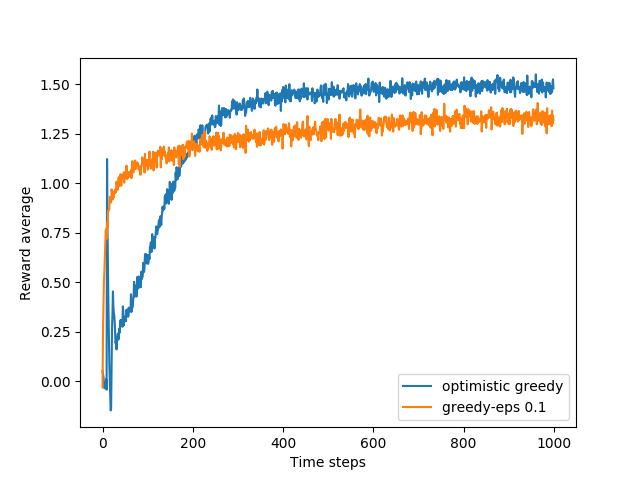

Recreate this plot in Python.
import matplotlib.pyplot as plt
import numpy as np

k = 10

# Ideally, an infinite number of time steps
timesteps = 1000
runs = 2000

# for visualization purpose...
Rs = np.zeros((runs, timesteps))

for eps in (0., 0.1):

    # learning phase
    for run in range(runs):

        # Generate a problem. defining (randomly) a mean value for each channel
        means = np.random.normal(loc=0., scale=1., size=k)

        # Initializations
        Q = np.zeros(k)  # Value function
        if eps == 0.: Q += 5
        N = np.zeros(k)  # number of times an action a has been used

        for i in range(timesteps):

            # select an action
            if np.random.rand() <= 1-eps:
                a = np.argmax(Q)
            else:
                a = np.random.randint(0, k)

            # calculating the reward
            R = np.random.normal(loc=means[a], scale=1.)

            # Update memory
            N[a] += 1
            Q[a] += 0.1 * (R - Q[a])

            Rs[run, i] = R


    if eps == 0.:
        method_used = "optimistic greedy"
    else:
        method_used = "greedy-eps "+str(eps)

    plt.plot(range(timesteps), np.mean(Rs, axis=0), label=method_used)

plt.xlabel("Time steps")
plt.ylabel("Reward average")
plt.legend()
plt.show()
